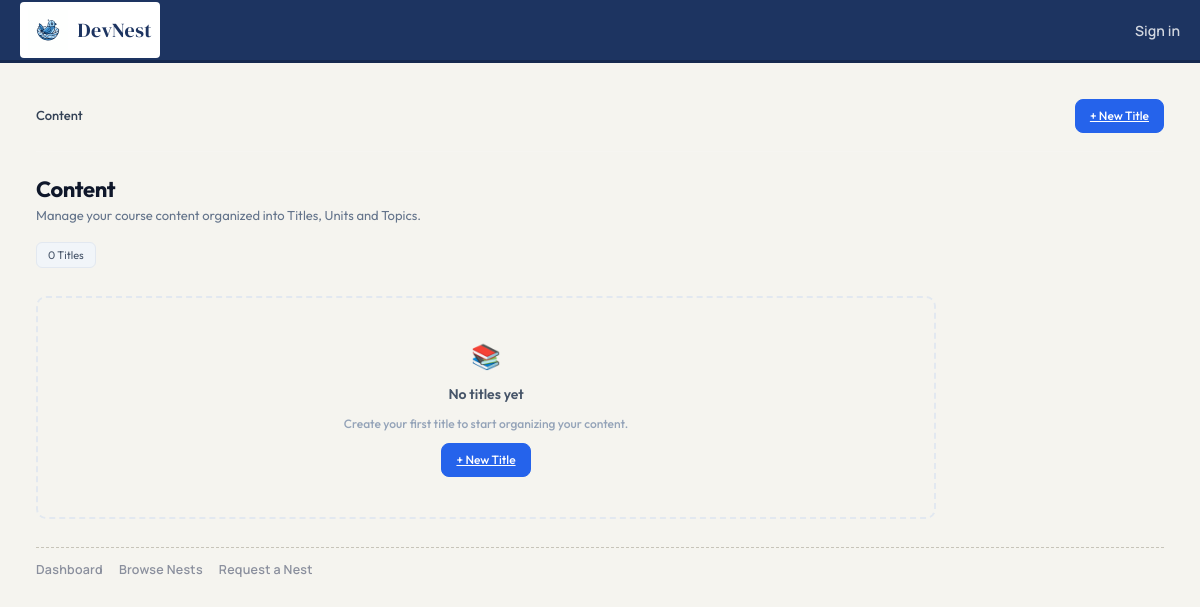
The app's page /content/, older data.
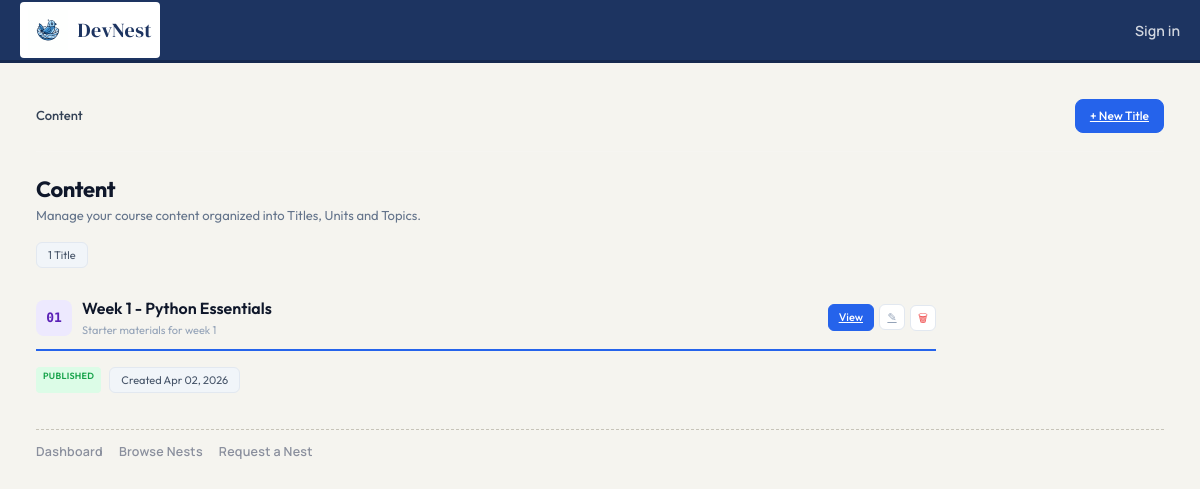
The same page, newer data.
### content/models.py (models this page shows, shortened)
class Title(models.Model):
    name = models.CharField(max_length=255)
    description = models.TextField(blank=True)
    sort_order = models.IntegerField(default=0)
    is_published = models.BooleanField(default=False)
    created_by = models.ForeignKey(User, on_delete=models.CASCADE)
    nest = models.ForeignKey(Nest, on_delete=models.CASCADE, related_name='titles', null=True, blank=True)
    created_at = models.DateTimeField(auto_now_add=True)
    class Meta:
        ordering = ['sort_order']

### content/views.py (the view)
# urls.py: path("", views.all_titles_view, name="all_titles_view"),
def all_titles_view(request: HttpRequest):
    nest = _resolve_nest(request.GET.get("nest_id"))
    permission_response = _enforce_view_permission(request, nest)
    if permission_response:
        return permission_response
    titles = Title.objects.filter(nest=nest) if nest else Title.objects.all()
    return render(request, "content/all_titles.html", {"titles": titles, "nest": nest})

### content/views.py (called while the page is built, shortened)
def _resolve_nest(nest_id):
    if not nest_id:
        return None
    return Nest.objects.filter(pk=nest_id, status=Nest.Status.APPROVED).first()

def _enforce_view_permission(request: HttpRequest, nest: Nest | None):
    if not nest:
        return None

### main/context_processors.py (called while the page is built)
def notifications_context(request):
    if not getattr(request.user, 'is_authenticated', False):
        return {
            'unread_notifications': [],
            'unread_notifications_count': 0,
        }
    unread_qs = Notification.objects.filter(user=request.user, is_read=False)
    return {
        'unread_notifications': list(unread_qs[:8]),
        'unread_notifications_count': unread_qs.count(),
    }

### content/templates/content/all_titles.html (shortened to what this page needs)
{% extends "nests/nest_detail_base.html" %}
{% load static %}
{% block extra_css %}<link rel="stylesheet" href="{% static 'content/css/style.css' %}">{% endblock %}
{% block feature_content %}
<div class="c-topbar">
    <div class="c-topbar__breadcrumb">
        <span>Content</span>
    </div>
    <div class="c-topbar__actions">
        <a href="{% url 'content:create_title_view' %}{% if nest %}?nest_id={{ nest.id }}{% endif %}" class="c-btn c-btn--primary">+ New Title</a>
    </div>
</div>
<div class="c-content">
    <div class="course-header">
        <h1 class="course-header__title">{% if nest %}{{ nest.name }} Content{% else %}Content{% endif %}</h1>
        <p class="course-header__desc">Manage your course content organized into Titles, Units and Topics.</p>
        <div class="course-header__meta">
            <div class="meta-chip">{{ titles|length }} Title{{ titles|length|pluralize }}</div>
        </div>
    </div>
    {% if titles %}
        {% for title in titles %}
        <div class="title-block">
            <div class="title-block__header">
                <div class="title-block__left">
                    <div class="title-block__icon" style="background:#ede9fe;color:#5b21b6;">{{ forloop.counter|stringformat:"02d" }}</div>
                    <div>
                        <div class="title-block__name">{{ title.name }}</div>
                        <div class="title-block__count">
                            {% if title.description %}{{ title.description|truncatechars:60 }}{% else %}No description{% endif %}
                        </div>
                    </div>
                </div>
                <div class="title-block__actions" style="opacity:1;">
                    <a href="{% url 'content:title_detail_view' title_id=title.id %}" class="c-btn c-btn--sm c-btn--primary">View</a>
                    <a href="{% url 'content:update_title_view' title_id=title.id %}" class="c-icon-btn" title="Edit">✎</a>
                    <form method="POST" action="{% url 'content:delete_title_view' title_id=title.id %}" style="display:inline;" onsubmit="return confirm('Delete this title?')">
                        <button type="submit" class="c-icon-btn" title="Delete" style="color:#ef4444;">🗑</button>
                    </form>
                </div>
            </div>
            <div style="padding:4px 0 8px; display:flex; gap:8px; flex-wrap:wrap;">
                <span class="c-badge" style="background:{% if title.is_published %}#dcfce7;color:#16a34a;{% else %}#f1f5f9;color:#94a3b8;{% endif %}">
                    {% if title.is_published %}Published{% else %}Draft{% endif %}
                </span>
                <span class="meta-chip">Created {{ title.created_at|date:"M d, Y" }}</span>
            </div>
        </div>
        {% endfor %}
    {% else %}
        <div class="add-unit" style="padding:40px; flex-direction:column; gap:10px;">
            <div style="font-size:24px;">📚</div>
            <div style="font-size:14px; font-weight:600; color:#475569;">No titles yet</div>
            <p style="font-size:12px; color:#94a3b8; margin:0;">Create your first title to start organizing your content.</p>
            <a href="{% url 'content:create_title_view' %}{% if nest %}?nest_id={{ nest.id }}{% endif %}" class="c-btn c-btn--primary">+ New Title</a>
        </div>
    {% endif %}
</div>
{% endblock feature_content %}

Row changes from the older to the newer data that the page shows:
added Title: name "Week 1 - Python Essentials", description "Starter materials for week 1", is_published "PUBLISHED", created_at "Apr 02, 2026"
Text that changed along with them:
{{ titles|length }}: "0" → "1"
text no longer shown: "📚 No titles yet Create your first title to start organizing your content. + New Title"
